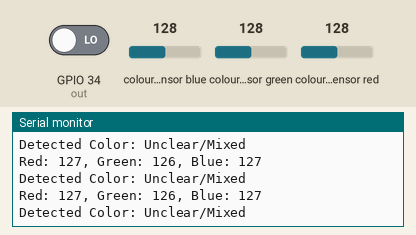
Recording of a sketch running on a simulated ESP32. On the bench: the last lines printed to the serial monitor. Wiring (inferred from the names in the program): TCS3200 colour sensor: output GPIO 34; S2 GPIO 27; S3 GPIO 14; S0 GPIO 25; S1 GPIO 26. The inputs (shaded band) are chosen by the test bench; at power-on: colour sensor blue 128, colour sensor green 128, GPIO 34 (out) LOW, colour sensor red 128.

Above: at 1.2 s.
1.3 s: colour sensor blue set to 5
At 2.3 s:
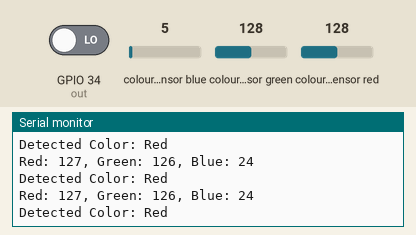
2.8 s: colour sensor green set to 191
At 3.3 s:
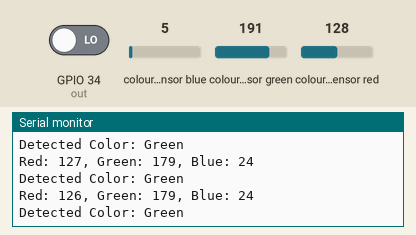
4.3 s: colour sensor blue set to 250
At 5.1 s:
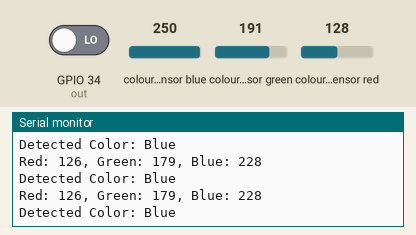
5.8 s: GPIO 34 (out) driven HIGH
7.3 s: colour sensor red set to 5
At 8.3 s:
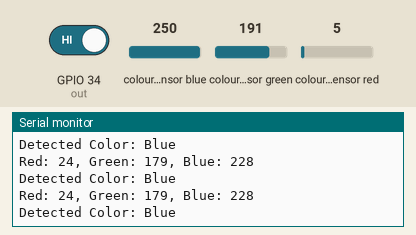
Timing chart, 0 to 9.8 s (numbered marks = the images above; inputs shaded):
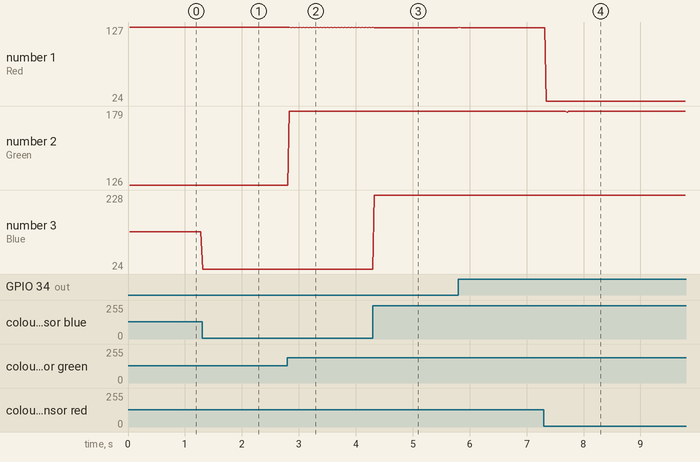

Measured:
- after the input at 1.3 s, the serial monitor: prints a new line at once (image 1)
- after the input at 2.8 s, the serial monitor: prints a new line at once (image 2)
- after the input at 4.3 s, the serial monitor: prints a new line at once (image 3)
- after the input at 7.3 s, the serial monitor: prints a new line after 0.05 s (image 4)
- plotted number 1: 126 → 24 after the input at 7.3 s
- plotted number 2: 126 → 179 after the input at 2.8 s
- plotted number 3: 127 → 24 after the input at 1.3 s, 24 → 228 after the input at 4.3 s

The sketch:

DFROBOT_Color_Sensor__SKU_SEN0101.ino
```cpp
int s0 = 25, s1 = 26, s2 = 27, s3 = 14;  // Pins for TCS3200 control
int out = 34;                            // OUT pin connected to GPIO34 (interrupt-capable)
volatile int counter = 0;                // Pulse counter
volatile int flag = 0;                   // Color reading stage flag

int countR = 0, countG = 0, countB = 0;  // Store counts for Red, Green, Blue

void setup() {
  Serial.begin(115200);

  // Set up pins
  pinMode(s0, OUTPUT);
  pinMode(s1, OUTPUT);
  pinMode(s2, OUTPUT);
  pinMode(s3, OUTPUT);
  pinMode(out, INPUT);

  // Set frequency scaling to 20% (S0 = HIGH, S1 = LOW)
  digitalWrite(s0, HIGH);
  digitalWrite(s1, LOW);

  // Attach interrupt to count pulses
  attachInterrupt(digitalPinToInterrupt(out), ISR_INTO, RISING);
}

void loop() {
  readColor();  // Function to read color data

  // Print RGB values
  Serial.print("Red: ");
  Serial.print(countR);
  Serial.print(", Green: ");
  Serial.print(countG);
  Serial.print(", Blue: ");
  Serial.println(countB);

  // Determine the color and display it
  determineColor();

  delay(0);  // Wait before next reading
}

void readColor() {
  // Read Red
  digitalWrite(s2, LOW);
  digitalWrite(s3, LOW);
  counter = 0;
  delay(10);  // Measure pulses for 10ms
  countR = counter;

  // Read Green
  digitalWrite(s2, HIGH);
  digitalWrite(s3, HIGH);
  counter = 0;
  delay(10);  // Measure pulses for 10ms
  countG = counter;

  // Read Blue
  digitalWrite(s2, LOW);
  digitalWrite(s3, HIGH);
  counter = 0;
  delay(10);  // Measure pulses for 10ms
  countB = counter;
}

void determineColor() {
  // If all RGB values are below 100, consider it black
  if (countR < 40 && countG < 40 && countB < 40) {
    Serial.println("Detected Color: Black");
  } else if (countR > countG && countR > countB) {
    Serial.println("Detected Color: Red");
  } else if (countG > countR && countG > countB) {
    Serial.println("Detected Color: Green");
  } else if (countB > countR && countB > countG) {
    Serial.println("Detected Color: Blue");
  } else {
    Serial.println("Detected Color: Unclear/Mixed");
  }
}

void ISR_INTO() {
  counter++;
}
```
